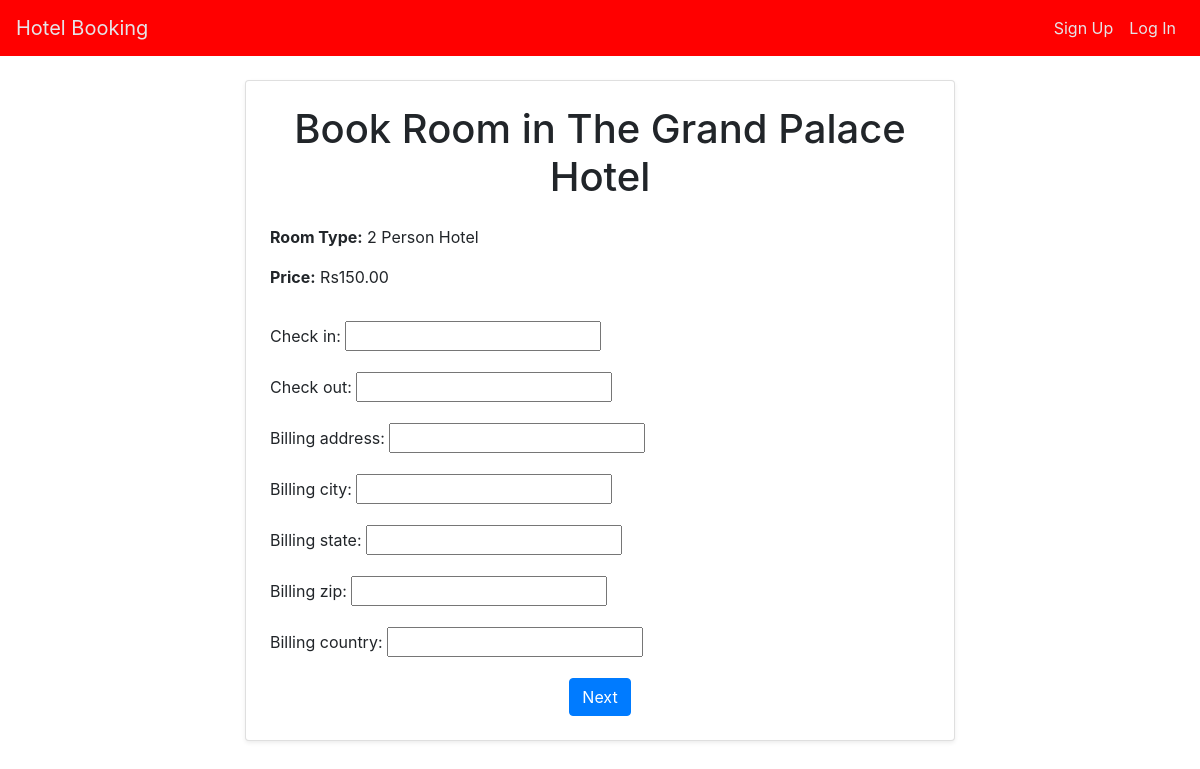
The app's page /hotels/1/room/1/book/, older data.
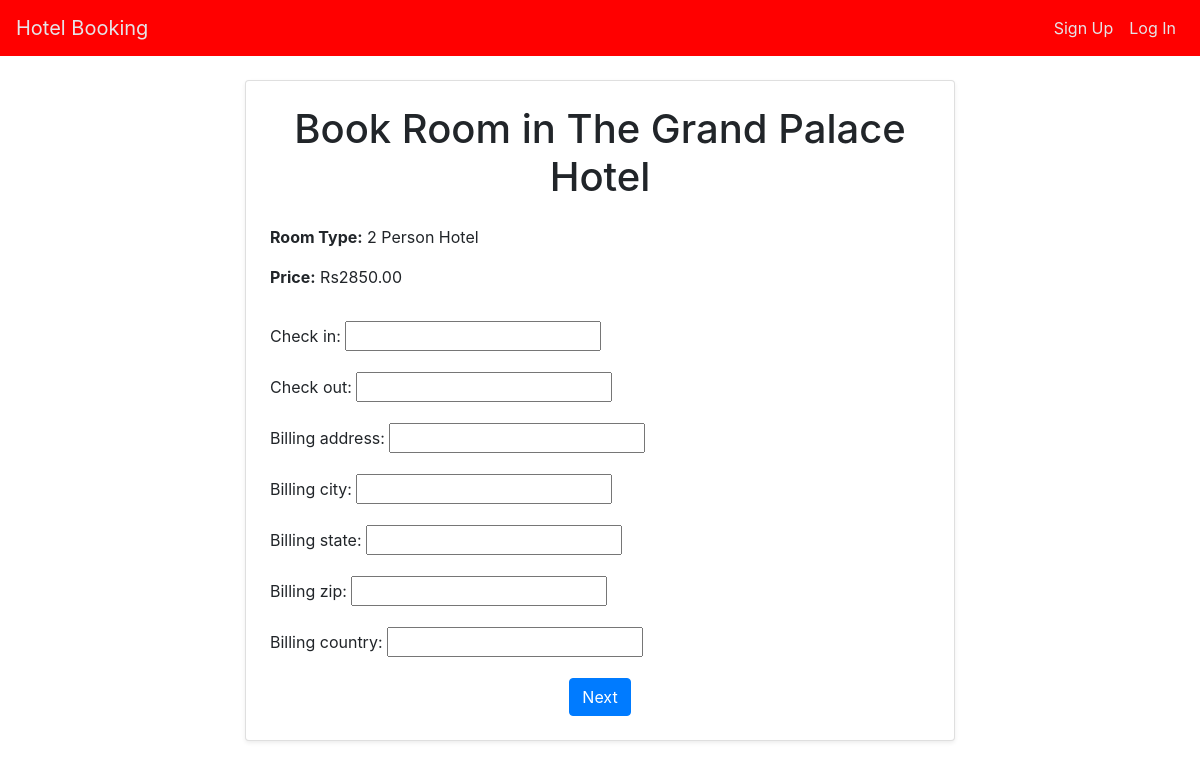
The same page, newer data.
### hotels/models.py (models this page shows, shortened)
class Room(models.Model):
    hotel = models.ForeignKey(Hotel, on_delete=models.CASCADE, related_name='rooms')
    room_type = models.CharField(max_length=100)
    price = models.DecimalField(max_digits=10, decimal_places=2)
    availability = models.BooleanField(default=True)

### hotels/views.py (the view)
# urls.py: path('<int:hotel_id>/room/<int:room_id>/book/', book_room, name='book_room'),
def book_room(request, hotel_id, room_id):
    hotel = get_object_or_404(Hotel, pk=hotel_id)
    room = get_object_or_404(Room, pk=room_id)
    if request.method == 'POST':
        form = BookingForm(request.POST)
        if form.is_valid():
            booking = form.save(commit=False)
            booking.hotel = hotel
            booking.room = room
            booking.total_amount = room.price * (booking.check_out - booking.check_in).days
            booking.save()
            return redirect('booking_confirmation', booking_id=booking.id)
    else:
        form = BookingForm()
    return render(request, 'book_room.html', {'form': form, 'hotel': hotel, 'room': room})

### hotels/forms.py
class BookingForm(forms.ModelForm):
    class Meta:
        model = Booking
        fields = ['check_in', 'check_out',
            'billing_address', 'billing_city', 'billing_state',
            'billing_zip', 'billing_country']

### hotels/templates/book_room.html (shortened to what this page needs)
{% extends 'base.html' %}
{% block content %}
<div class="container">
    <div class="row justify-content-center">
        <div class="col-md-8">
            <div class="card p-4 mt-4 shadow-sm">
                <h1 class="text-center mb-4">Book Room in {{ hotel.name }}</h1>
                <div class="mb-3">
                    <p><strong>Room Type:</strong> 2 Person Hotel</p>
                    <p><strong>Price:</strong> Rs{{ room.price }}</p>
                </div>
                <form method="post">
                    {{ form.as_p }}
                    <div class="text-center">
                        <button type="submit" class="btn btn-primary">Next</button>
                    </div>
                </form>
            </div>
        </div>
    </div>
</div>
{% endblock %}

Row changes from the older to the newer data that the page shows:
changed Room: price "150.00" → "2850.00"
